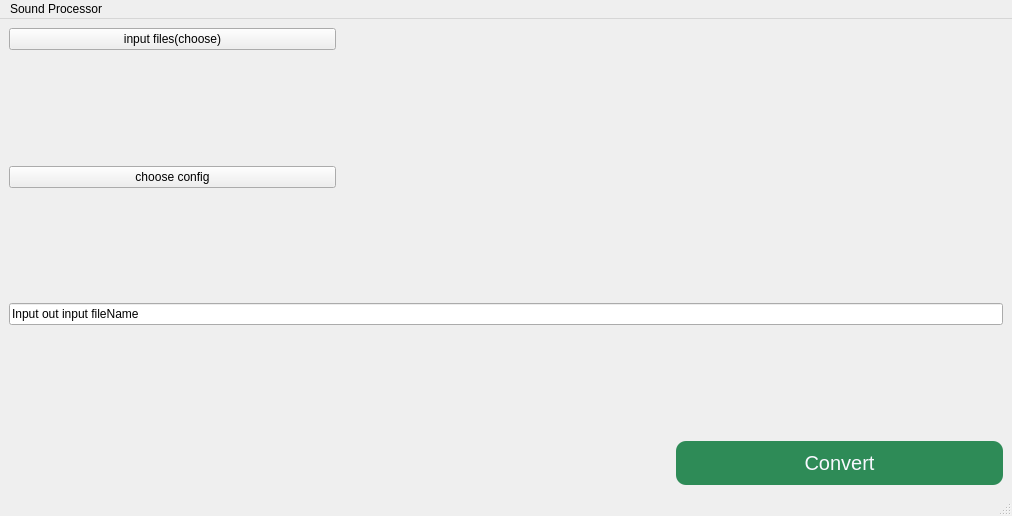
<?xml version="1.0" encoding="UTF-8"?>
<ui version="4.0">
    <class>MainWindow</class>
    <widget class="QMainWindow" name="MainWindow">
        <property name="geometry">
            <rect>
                <x>0</x>
                <y>0</y>
                <width>1012</width>
                <height>516</height>
            </rect>
        </property>
        <property name="windowTitle">
            <string>MainWindow</string>
        </property>
        <widget class="QWidget" name="centralwidget">
            <layout class="QGridLayout" name="gridLayout">
                <item row="3" column="0">
                    <spacer name="verticalSpacer_2">
                        <property name="orientation">
                            <enum>Qt::Vertical</enum>
                        </property>
                        <property name="sizeHint" stdset="0">
                            <size>
                                <width>20</width>
                                <height>40</height>
                            </size>
                        </property>
                    </spacer>
                </item>
                <item row="0" column="0">
                    <widget class="QPushButton" name="filesPushButton">
                        <property name="text">
                            <string>input files(choose)</string>
                        </property>
                    </widget>
                </item>
                <item row="5" column="2">
                    <spacer name="verticalSpacer">
                        <property name="orientation">
                            <enum>Qt::Vertical</enum>
                        </property>
                        <property name="sizeHint" stdset="0">
                            <size>
                                <width>20</width>
                                <height>40</height>
                            </size>
                        </property>
                    </spacer>
                </item>
                <item row="2" column="0">
                    <widget class="QPushButton" name="configPushButton">
                        <property name="text">
                            <string>choose config</string>
                        </property>
                    </widget>
                </item>
                <item row="1" column="0">
                    <spacer name="verticalSpacer_3">
                        <property name="orientation">
                            <enum>Qt::Vertical</enum>
                        </property>
                        <property name="sizeHint" stdset="0">
                            <size>
                                <width>20</width>
                                <height>40</height>
                            </size>
                        </property>
                    </spacer>
                </item>
                <item row="2" column="1" colspan="2">
                    <widget class="QLabel" name="config">
                        <property name="text">
                            <string/>
                        </property>
                    </widget>
                </item>
                <item row="4" column="0" colspan="3">
                    <widget class="QLineEdit" name="outName">
                        <property name="inputMask">
                            <string/>
                        </property>
                        <property name="text">
                            <string>Input out input fileName</string>
                        </property>
                    </widget>
                </item>
                <item row="0" column="1" colspan="2">
                    <widget class="QLabel" name="files">
                        <property name="text">
                            <string/>
                        </property>
                    </widget>
                </item>
                <item row="6" column="2">
                    <widget class="QPushButton" name="pushButton">
                        <property name="font">
                            <font>
                                <pointsize>15</pointsize>
                            </font>
                        </property>
                        <property name="styleSheet">
                            <string notr="true">background: rgb(46,139,87);
                                border: none;
                                padding: 10px;
                                color: rgb(248,248,255);
                                border-radius: 10px;
                            </string>
                        </property>
                        <property name="text">
                            <string>Convert</string>
                        </property>
                    </widget>
                </item>
            </layout>
        </widget>
        <widget class="QMenuBar" name="menubar">
            <property name="geometry">
                <rect>
                    <x>0</x>
                    <y>0</y>
                    <width>1012</width>
                    <height>22</height>
                </rect>
            </property>
            <widget class="QMenu" name="menuSound_Processor">
                <property name="title">
                    <string>Sound Processor</string>
                </property>
            </widget>
            <addaction name="menuSound_Processor"/>
        </widget>
        <widget class="QStatusBar" name="statusbar"/>
    </widget>
    <resources/>
    <connections/>
</ui>
